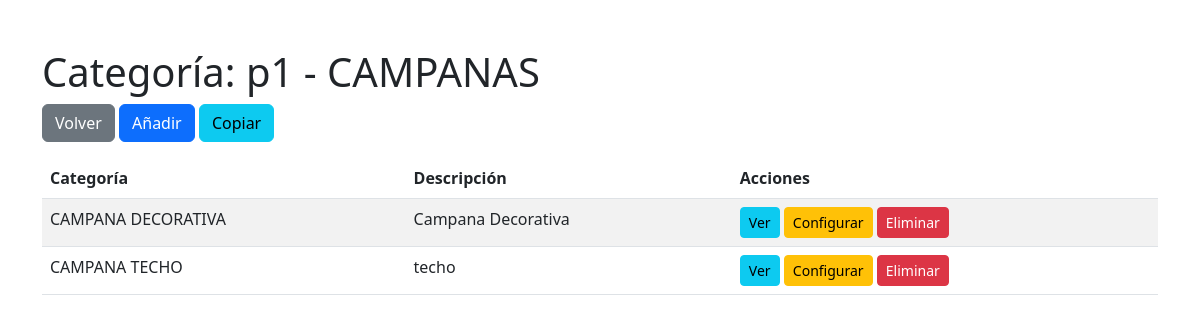
The page /categoria/1 on the database its author committed.
### app.py (models this page shows, shortened)
class Catalogo(db.Model):
    id = db.Column(db.Integer, primary_key=True)
    codigo = db.Column(db.String(50), unique=True, nullable=False)
    descripcion = db.Column(db.String(200), nullable=False)
    marcas = db.Column(db.String(200), nullable=False)  # Separadas por coma

class Categoria(db.Model):
    id = db.Column(db.Integer, primary_key=True)
    catalogo_id = db.Column(db.Integer, db.ForeignKey('catalogo.id'), nullable=False)
    cod_categoria = db.Column(db.String(50), nullable=False)
    descripcion = db.Column(db.String(200), nullable=False)
    catalogo = db.relationship('Catalogo', backref=db.backref('categorias', lazy=True))

class Subcategoria(db.Model):
    id = db.Column(db.Integer, primary_key=True)
    categoria_id = db.Column(db.Integer, db.ForeignKey('categoria.id'), nullable=False)
    cod_categoria = db.Column(db.String(50), nullable=False)
    descripcion = db.Column(db.String(200), nullable=False)
    categoria = db.relationship('Categoria', backref=db.backref('subcategorias', lazy=True))

### app.py (the view)
@app.route('/categoria/<int:categoria_id>')
def categoria(categoria_id):
    categoria = Categoria.query.get_or_404(categoria_id)
    subcategorias = Subcategoria.query.filter_by(categoria_id=categoria_id).all()
    subcats_options = SUBCATEGORIAS.get(categoria.cod_categoria, [])
    return render_template('categoria.html', categoria=categoria, subcategorias=subcategorias, subcats_options=subcats_options)

### templates/categoria.html (shortened to what this page needs)
<!DOCTYPE html>
<html lang="es">
<head>
    <link href="https://cdn.jsdelivr.net/npm/bootstrap@5.3.0/dist/css/bootstrap.min.css" rel="stylesheet">
</head>
<body>
    <div class="container mt-5">
        <h1>Categoría: {{ categoria.catalogo.codigo }} - {{ categoria.cod_categoria }}</h1>
        <a href="{{ url_for('configurar_catalogo', catalogo_id=categoria.catalogo_id) }}" class="btn btn-secondary mb-3">Volver</a>
        <button class="btn btn-primary mb-3" data-bs-toggle="modal" data-bs-target="#addModal">Añadir</button>
        <button class="btn btn-info mb-3" data-bs-toggle="modal" data-bs-target="#copyModal">Copiar</button>
        <table class="table table-striped">
            <thead>
                <tr>
                    <th>Categoría</th>
                    <th>Descripción</th>
                    <th>Acciones</th>
                </tr>
            </thead>
            <tbody>
                {% for subcategoria in subcategorias %}
                <tr>
                    <td>{{ subcategoria.cod_categoria }}</td>
                    <td>{{ subcategoria.descripcion }}</td>
                    <td>
                        <button class="btn btn-info btn-sm">Ver</button>
                        <button class="btn btn-warning btn-sm">Configurar</button>
                        <a href="{{ url_for('delete_subcategoria', id=subcategoria.id) }}" class="btn btn-danger btn-sm">Eliminar</a>
                    </td>
                </tr>
                {% endfor %}
            </tbody>
        </table>
    </div>
</body>
</html>

### rows shown on the page
Catalogo: catalogo.codigo "p1"
Categoria: cod_categoria "CAMPANAS"
Subcategoria: cod_categoria "CAMPANA DECORATIVA", descripcion "Campana Decorativa"
Subcategoria: cod_categoria "CAMPANA TECHO", descripcion "techo"
